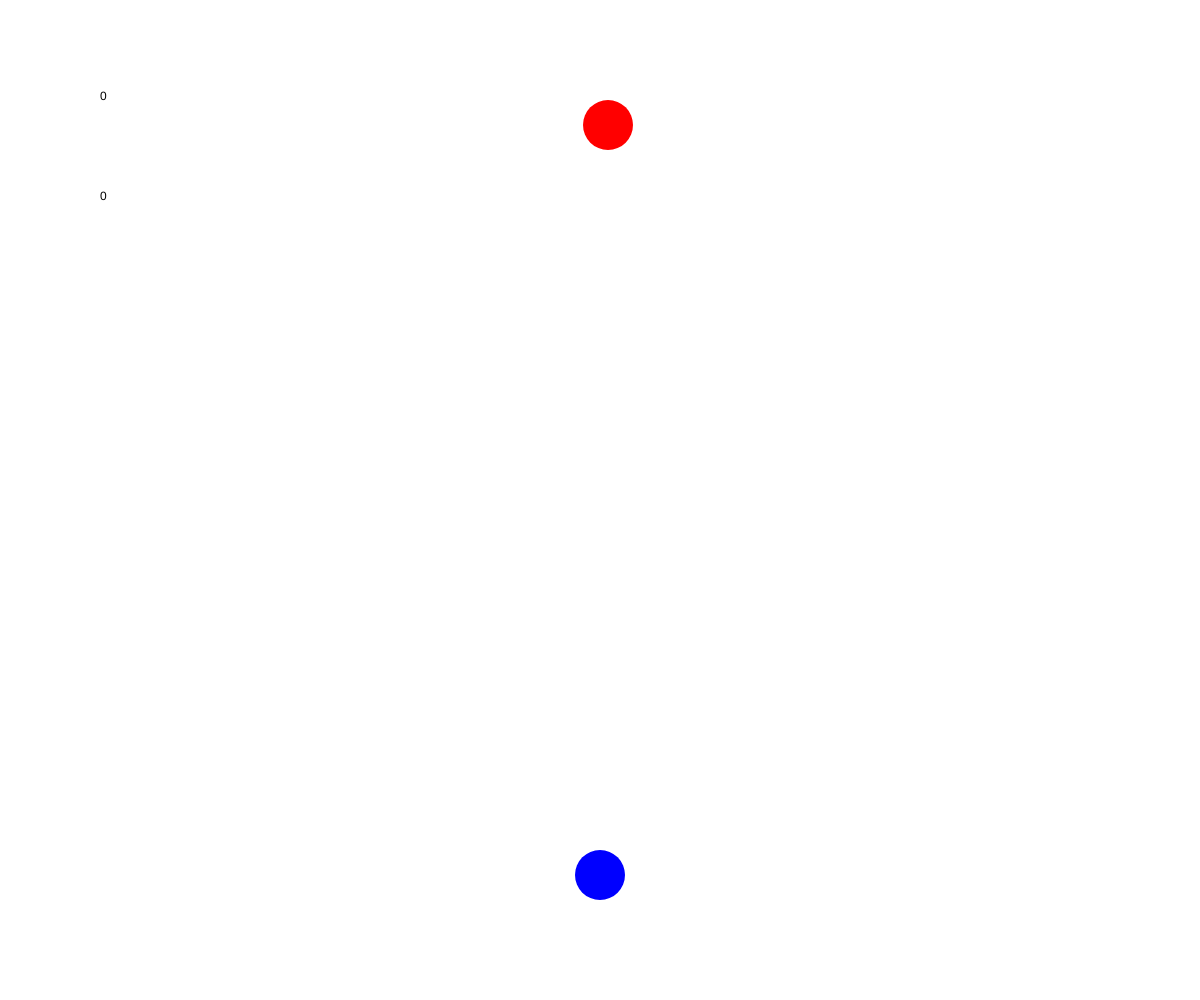
Frame 1 (no input)
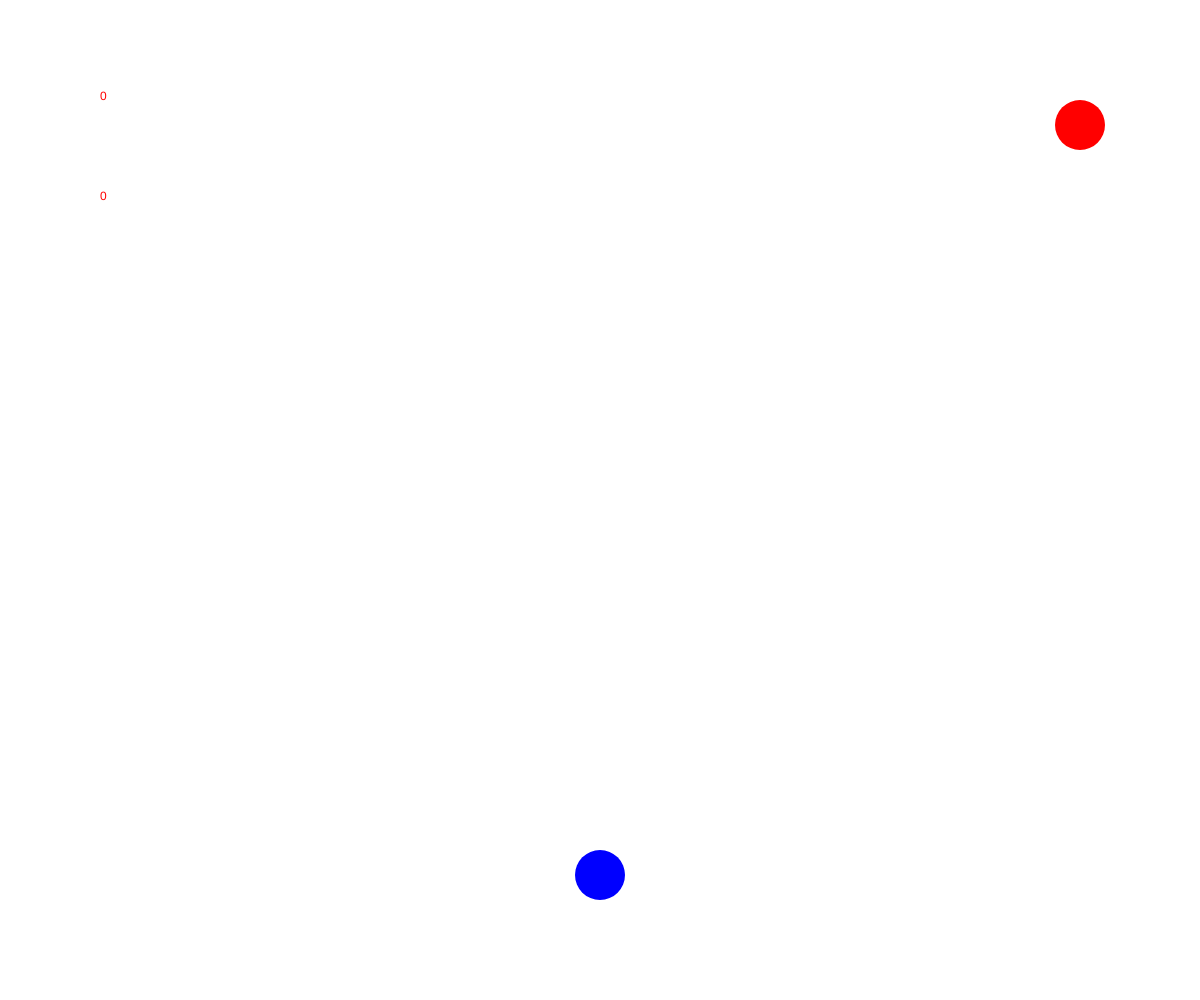
Frame 60 (no input)
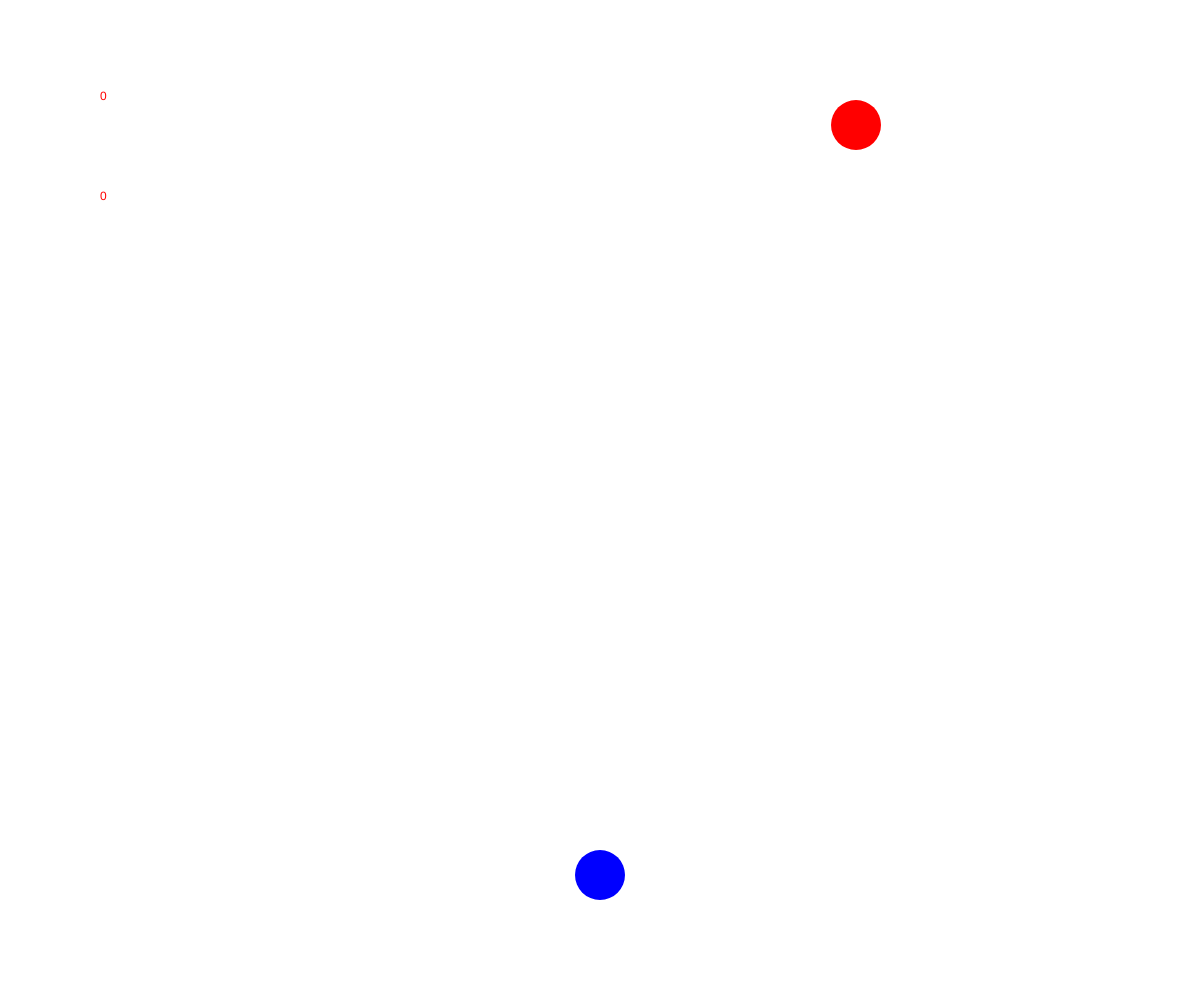
Frame 120 (the mouse pressed at the canvas centre since frame 60)

The p5.js sketch that drew these frames (run headless with seeded random() and noise() and a simulated clock; from frame 60 on, the mouse is pressed at the canvas centre):

// p5.js sketch
// ── sketch.js
var elX;
var elY;
var nemX;
var nemY;
var movNem = +8;
var balle=[];

function setup() {
  createCanvas(windowWidth,windowHeight);
  angleMode(DEGREES);
  // by defaults equals to 30
  setShakeThreshold(100);
  elX = windowWidth/2;
  elY = windowHeight - windowHeight/8;
  nemX = windowWidth/2;
  nemY = windowHeight/8;
  }

function draw() {
  var vX = round(map(rotationX, -180, 180, -25, 25))
  var vY = round(map(rotationY, -90, 90, -15, 15))

  background('white');
  noStroke();
  elX = elX + vY;
  elY = elY + vX;



  nemX = nemX + movNem
  nemY = nemY

  text(vX, 100, 100 )
  text(vY, 100, 200 )

  for(var i =0; i<balle.length; i++){
    fill(0)
    balle[i].display();
    balle[i].move();
  }
  // personaggio 1
  fill(0,0,255)
  var giocatore = new Ball(elX, elY, 25)
  giocatore.display();
  //nemico
  fill(255,0,0)
  var nemico = new Ball(nemX, nemY, 25)
  nemico.display();
  var bordodx = true
  if (nemico.x>windowWidth) {movNem = -8;}
  if (nemico.x<0) {movNem = 8;}

  for(var i =1; i<balle.length; i++){
      if (balle[i].intersect(nemico)) {
        background(255,0,0);}
      }
}

function mouseClicked() {
  var miaballa = new Ball(elX, elY, 2)
  balle.push(miaballa)
}

//PIù PALLE
function Ball(_x,_y,_raggio){
  this.size = _raggio;
  this.x = _x;
  this.y = _y;
  this.obx = 1;
  this.oby = 1;


this.intersect = function(other) {
  var d = dist(this.x, this.y, other.x, other.y);
  return(d<this.size+other.size)
      }

this.display = function() {
  noStroke();
  ellipse(this.x,this.y,this.size*2)
  }
this.move = function() {
  this.x = this.x ;
  this.y = this.y - 8;
}
}





//
// function draw() {
  //   background(value);
  //   fill(255-value);
  //   textSize(90);
  //   textAlign(CENTER);
  //   text(value,width/2,height/2+30)
  // }
  //
  // function deviceShaken() {
    //   value = value + 1;
    //   if (value > 255) {
      //     value = 0;
      //   }
      // }
